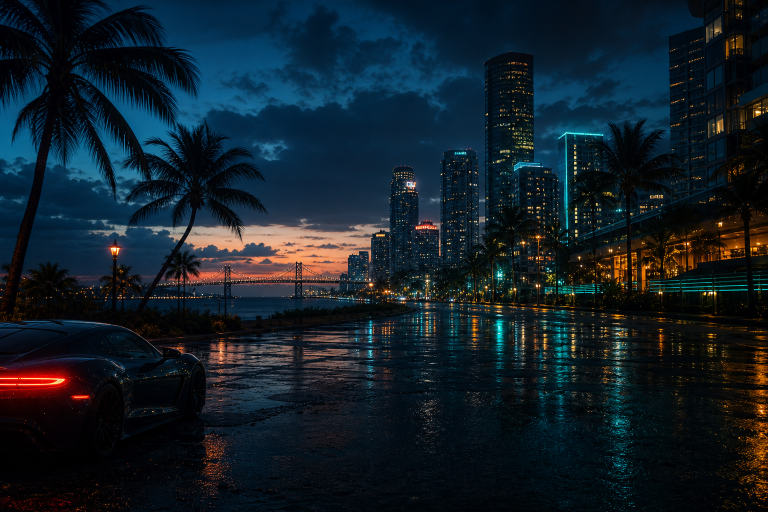
#> input picture resources/[custom]/server_identity/html/assets/palm6-loadscreen-plate.png, 1536 x 1024 px, given in place of wide-01-station.jpg, which was not available (shown at 1/2 size)
$ python _install_fivem_slides.py
#> lines starting #> are read from the running program, lines starting #| are printed output that depends on the picture
from pathlib import Path
from PIL import Image

src = Path(r"C:/Users/Mgtda/.cursor/projects/c-Users-Mgtda-Projects-Active-palm6-server/assets")
dest = Path(r"C:/Users/Mgtda/Projects/Active/palm6-server/resources/[custom]/server_identity/html/assets/bg/slides")
dest.mkdir(parents=True, exist_ok=True)

files = [
    "wide-01-station.jpg",
    "wide-02-bridge.jpg",
    "wide-03-drift.jpg",
    "wide-04-dusk.jpg",
    "wide-05-club.jpg",
    "wide-06-bay.jpg",
]
target_ar = 16 / 9
out_w, out_h = 2560, 1440

for i, name in enumerate(files, 1):
    path = src / name
    im = Image.open(path).convert("RGB")
#> im is the input picture: PIL image 1536x1024 RGB; mean R, G, B 17.9, 31.1, 40.1
    w, h = im.size
#> w = 1536; h = 1024
    ar = w / h
#> ar = 1.5
    if ar > target_ar:
        nw = int(h * target_ar)
        left = (w - nw) // 2
        im = im.crop((left, 0, left + nw, h))
    else:
        nh = int(w / target_ar)
#> nh = 864
        # Prefer LOWER portion so faces stay below logo safe zone
        top = max(0, h - nh - int((h - nh) * 0.08))
#> top = 148
        im = im.crop((0, top, w, top + nh))
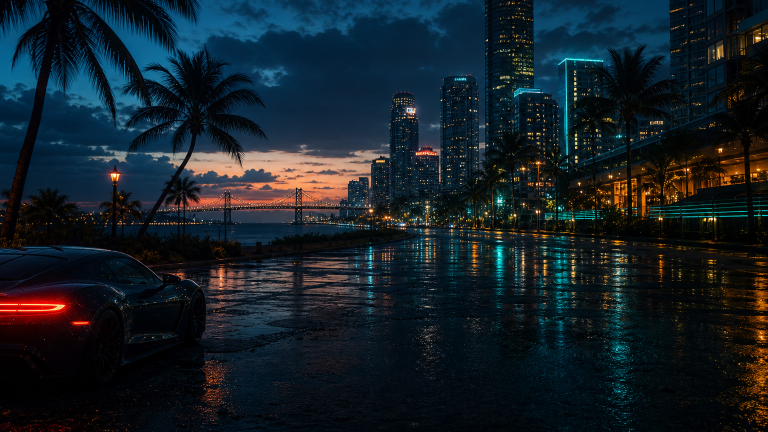
#> im: PIL image 1536x864 RGB (shown at 1/2 size); mean R, G, B 20.5, 31.7, 39
    im = im.resize((out_w, out_h), Image.Resampling.LANCZOS)
#> im: PIL image 2560x1440 RGB
    out = dest / f"slide-{i:02d}.jpg"
    im.save(out, "JPEG", quality=93, optimize=True, progressive=True)
    print("wrote", out.name, out.stat().st_size // 1024, "KB")
#> pass 2 of the loop `for i, name in enumerate(files, 1):`:
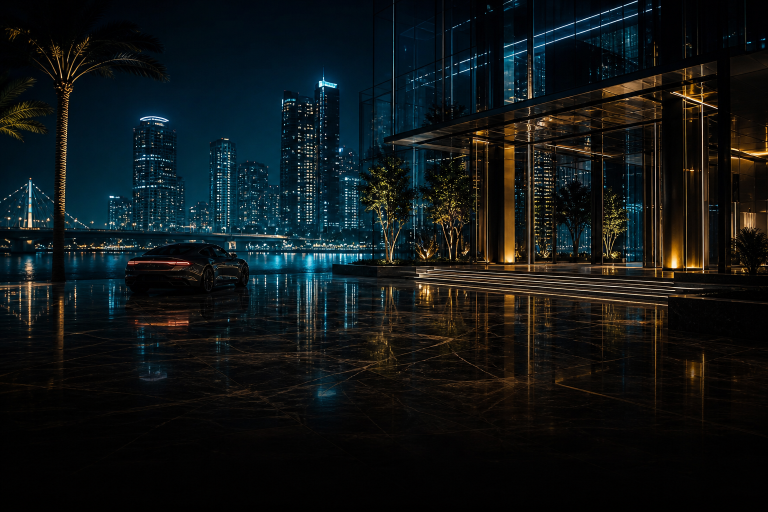
#> input picture resources/[custom]/server_identity/html/assets/palm6-loadscreen-premium.png, 1536 x 1024 px, given in place of wide-02-bridge.jpg, which was not available (shown at 1/2 size)
#> im is the input picture: PIL image 1536x1024 RGB; mean R, G, B 15.7, 21.3, 22.2
#> `im = im.crop((0, top, w, top + nh))`:
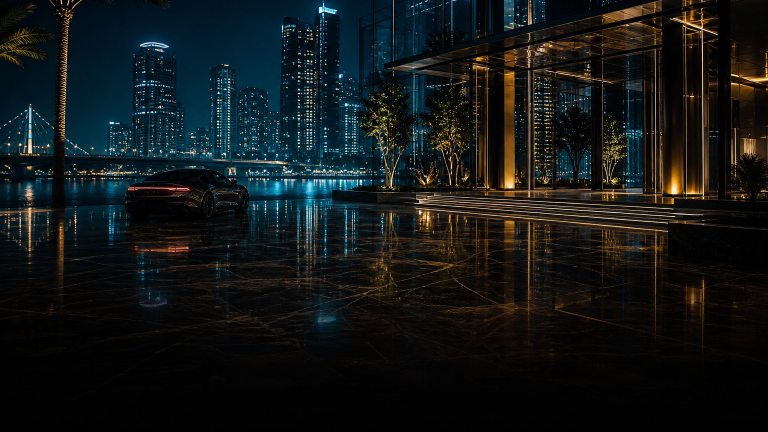
#> im: PIL image 1536x864 RGB (shown at 1/2 size); mean R, G, B 17.9, 22.9, 22.8
#> (the run stopped early here; a loop or call above may not have finished)
